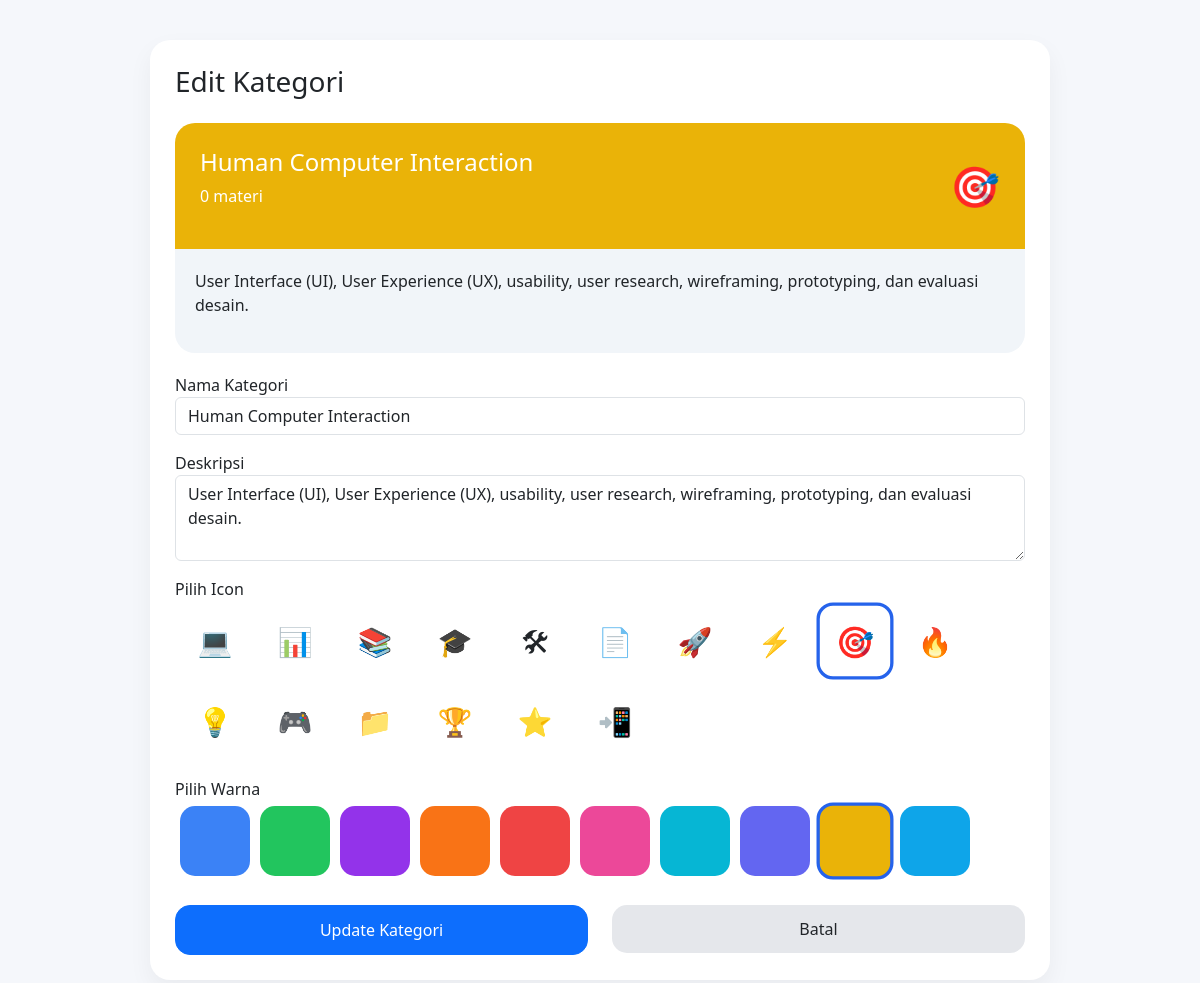
/admin/edit_kategori.php?id=4 (signed in), run on the app's committed database.
### tables this page shows
CREATE TABLE `kategori` (
  `id_kategori` int(11) NOT NULL,
  `nama_kategori` varchar(100) NOT NULL,
  `deskripsi` text DEFAULT NULL,
  `icon` varchar(10) DEFAULT NULL,
  `warna` varchar(50) DEFAULT NULL,
  `created_at` datetime DEFAULT current_timestamp()
);

### admin/edit_kategori.php (the view, shortened to what this page needs)
<?php
require_once __DIR__ . '/../config/koneksi.php';
$id = intval($_GET['id']);
$data = mysqli_fetch_assoc(mysqli_query($conn, "SELECT * FROM kategori WHERE id_kategori=$id"));
?>
<!DOCTYPE html>
<html>
<head>
    <link href="https://cdn.jsdelivr.net/npm/bootstrap@5.3.0/dist/css/bootstrap.min.css" rel="stylesheet">
</head>
<body>
<div class="container-box">
    <div class="card-box">
        <h3 class="mb-4">Edit Kategori</h3>
        <div class="preview-card">
            <div id="previewHeader" class="preview-header" style="background:<?= $data['warna'] ?>">
                <div>
                    <h4 id="previewNama"><?= $data['nama_kategori'] ?></h4>
                    <p>0 materi</p>
                </div>
                <div id="previewIcon" class="preview-icon"><?= $data['icon'] ?></div>
            </div>
            <div class="preview-body">
                <p id="previewDesk"><?= $data['deskripsi'] ?></p>
            </div>
        </div>
        <form action="proses_edit_kategori.php" method="POST" onsubmit="return validasiForm()">
            <div class="mb-3">
                <label>Nama Kategori</label>
                <input type="text" name="nama_kategori" id="nama"
                       class="form-control" value="<?= $data['nama_kategori'] ?>" required>
            </div>
            <div class="mb-3">
                <label>Deskripsi</label>
                <textarea name="deskripsi" id="deskripsi"
                          class="form-control" rows="3"><?= $data['deskripsi'] ?></textarea>
            </div>
            <label>Pilih Icon</label>
            <div class="d-flex flex-wrap mb-3">
                <?php
                $icons = ['💻','📊','📚','🎓','🛠','📄','🚀','⚡','🎯','🔥','💡','🎮','📁','🏆','⭐','📲'];
                foreach ($icons as $icon):
                ?>
                    <div class="icon-option <?= $data['icon']==$icon ? 'active' : '' ?>"
                         onclick="selectIcon(this,'<?= $icon ?>')">
                        <?= $icon ?>
                    </div>
                <?php endforeach; ?>
            </div>
            <label>Pilih Warna</label>
            <div class="d-flex flex-wrap mb-3">
                <?php
                $colors = ["#3b82f6","#22c55e","#9333ea","#f97316","#ef4444","#ec4899","#06b6d4","#6366f1","#eab308","#0ea5e9"];
                foreach ($colors as $c):
                ?>
                    <div class="color-option <?= $data['warna']==$c ? 'active' : '' ?>"
                         style="background:<?= $c ?>"
                         onclick="selectColor(this,'<?= $c ?>')"></div>
                <?php endforeach; ?>
            </div>
            <div class="row mt-4">
                <div class="col-md-6">
                    <button class="btn btn-primary btn-submit">Update Kategori</button>
                </div>
                <div class="col-md-6">
                    <a href="kategori.php" class="btn btn-cancel">Batal</a>
                </div>
            </div>
        </form>
    </div>
</div>
</body>
</html>

### admin/edit_kategori.php (style rules this page uses)
body { background: #f5f7fb; font-family: 'Segoe UI'; }
.container-box { max-width: 900px; margin: 40px auto; }
.card-box { background: white; border-radius: 20px; padding: 25px; box-shadow: 0 10px 25px rgba(0,0,0,0.05); animation: fadeIn 0.5s ease; }
.preview-card { border-radius: 20px; overflow: hidden; margin-bottom: 20px; }
.preview-header { padding: 25px; color: white; display: flex; justify-content: space-between; align-items: center; }
.preview-icon { font-size: 40px; }
.preview-body { background: #f1f5f9; padding: 20px; }
.color-option, .icon-option { width: 70px; height: 70px; border-radius: 15px; display: flex; align-items: center; justify-content: center; cursor: pointer; border: 2px solid transparent; margin: 5px; font-size: 28px; }
.color-option.active, .icon-option.active { border: 3px solid #2563eb; transform: scale(1.1); }
.btn-submit { width: 100%; padding: 12px; border-radius: 15px; }
.btn-cancel { width: 100%; padding: 12px; border-radius: 15px; background: #e5e7eb; border: none; }

### data on the page
kategori: nama_kategori "Human Computer Interaction", icon "🎯", deskripsi "User Interface (UI), User Experience (UX), usability, user research, wireframing, prototyping, dan evaluasi desain.", warna "#eab308" (drawn)

### other printed values
$icon "💻"
$icon "📊"
$icon "📚"
$icon "🎓"
$icon "🛠"
$icon "📄"
$icon "🚀"
$icon "⚡"
$icon "🎯"
$icon "🔥"
$icon "💡"
$icon "🎮"
$icon "📁"
$icon "🏆"
$icon "⭐"
